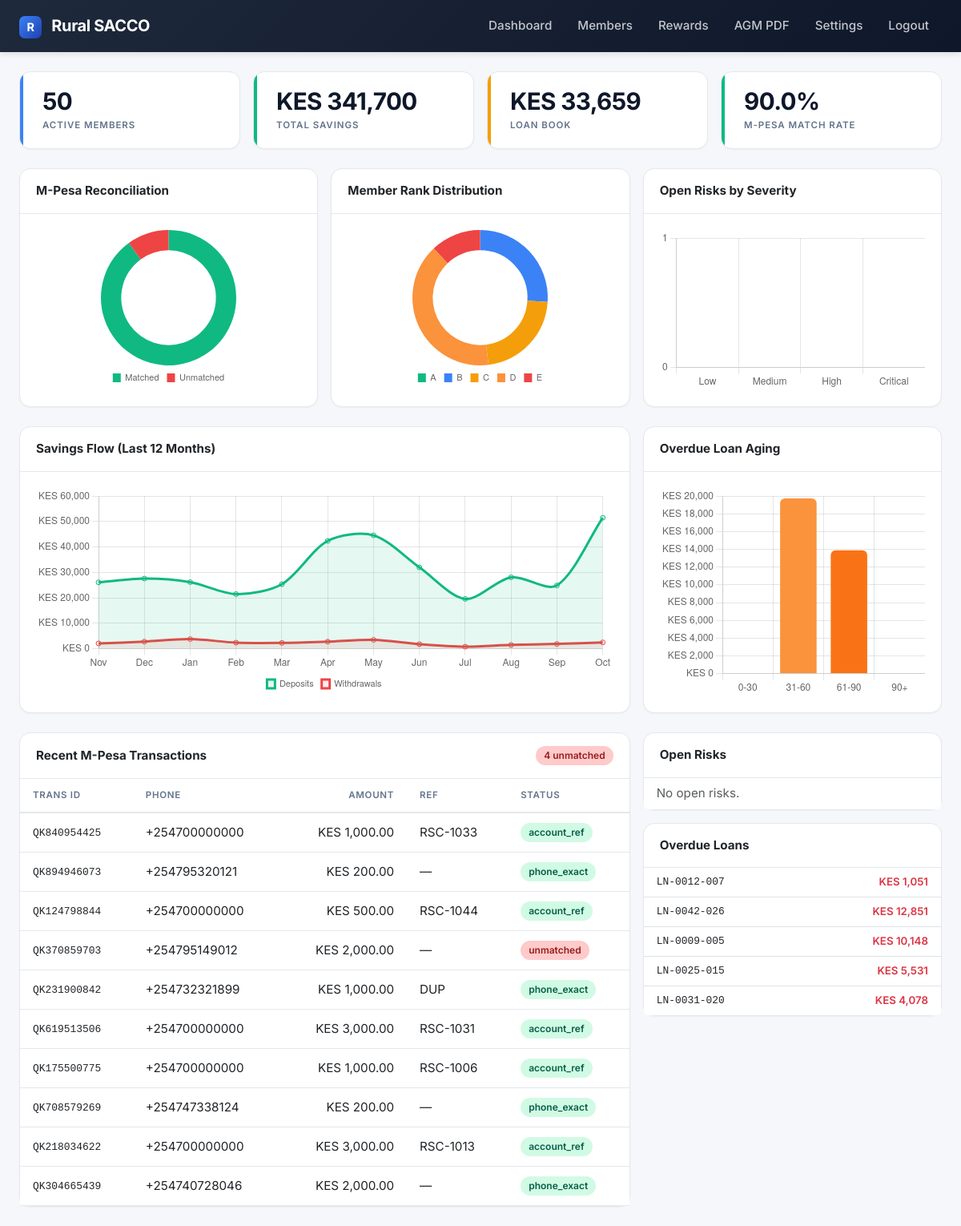
The page / (signed in) on the database its author committed.
### app/models/mpesa.py (models this page shows)
class MpesaTransaction(db.Model):
    __tablename__ = "mpesa_transactions"
    id = db.Column(db.Integer, primary_key=True)
    trans_id = db.Column(db.String(30), unique=True, index=True)
    trans_time = db.Column(db.DateTime)
    amount = db.Column(db.Numeric(12, 2))
    msisdn = db.Column(db.String(20), index=True)
    first_name = db.Column(db.String(50))
    middle_name = db.Column(db.String(50))
    last_name = db.Column(db.String(50))
    account_ref = db.Column(db.String(50), index=True)
    org_account_balance = db.Column(db.Numeric(12, 2))
    raw_json = db.Column(db.Text)
    matched_transaction_id = db.Column(db.Integer, db.ForeignKey("transactions.id"))
    matched_at = db.Column(db.DateTime)
    match_method = db.Column(db.String(30))
    match_confidence = db.Column(db.Float)
    status = db.Column(db.String(20), default="unmatched")
    created_at = db.Column(db.DateTime, default=datetime.utcnow)

### app/models/loan.py (models this page shows)
class Loan(db.Model):
    __tablename__ = "loans"
    id = db.Column(db.Integer, primary_key=True)
    loan_number = db.Column(db.String(30), unique=True, index=True)
    member_id = db.Column(db.Integer, db.ForeignKey("members.id"), nullable=False, index=True)
    principal = db.Column(db.Numeric(12, 2), nullable=False)
    interest_rate = db.Column(db.Float, nullable=False)
    interest_method = db.Column(db.String(20), default="flat")
    term_months = db.Column(db.Integer, nullable=False)
    purpose = db.Column(db.String(200))
    status = db.Column(db.String(20), default="pending")
    disbursement_date = db.Column(db.Date)
    due_date = db.Column(db.Date)
    outstanding_balance = db.Column(db.Numeric(12, 2), default=0)
    approved_by = db.Column(db.String(50))
    created_at = db.Column(db.DateTime, default=datetime.utcnow)

### app/routes/dashboard.py (the view)
@dashboard_bp.route("/")
@login_required
def index():
    total_members = Member.query.filter_by(status="active").count()
    total_savings = float(db.session.query(
        db.func.coalesce(db.func.sum(Member.savings_balance), 0)
    ).scalar() or 0)
    total_loan_book = float(db.session.query(
        db.func.coalesce(db.func.sum(Loan.outstanding_balance), 0)
    ).filter(Loan.status.in_(["active", "disbursed", "overdue"])).scalar() or 0)
    mpesa_total = MpesaTransaction.query.count()
    mpesa_matched = MpesaTransaction.query.filter_by(status="matched").count()
    unmatched_count = mpesa_total - mpesa_matched
    match_rate = (100.0 * mpesa_matched / mpesa_total) if mpesa_total else 0.0
    rank_dist = {r: 0 for r in "ABCDE"}
    for (rank,) in db.session.query(Member.default_rank).filter_by(status="active"):
        if rank in rank_dist:
            rank_dist[rank] += 1
    risk_sev = {"low": 0, "medium": 0, "high": 0, "critical": 0}
    for (sev,) in db.session.query(RiskEvent.severity).filter_by(status="open"):
        if sev in risk_sev:
            risk_sev[sev] += 1
    today = date.today()
    first = today.replace(day=1) - relativedelta(months=11)
    months, cur = [], first
    for _ in range(12):
        months.append(cur)
        cur += relativedelta(months=1)
    keys = [m.strftime("%Y-%m") for m in months]
    month_labels = [m.strftime("%b") for m in months]
    dep = {k: 0.0 for k in keys}
    wd = {k: 0.0 for k in keys}
    for txn in Transaction.query.filter(Transaction.created_at >= first).all():
        key = txn.created_at.strftime("%Y-%m")
        if key not in dep:
            continue
        if txn.type == "deposit":
            dep[key] += float(txn.amount)
        elif txn.type == "withdrawal":
            wd[key] += float(txn.amount)
    aging = {"0-30": 0.0, "31-60": 0.0, "61-90": 0.0, "90+": 0.0}
    active_loans = Loan.query.filter(
        Loan.status.in_(["active", "disbursed", "overdue"]),
        Loan.outstanding_balance > 0, Loan.due_date.isnot(None),
    ).all()
    for l in active_loans:
        days = (today - l.due_date).days
        if days <= 0:
            continue
        amt = float(l.outstanding_balance or 0)
        if days <= 30: aging["0-30"] += amt
        elif days <= 60: aging["31-60"] += amt
        elif days <= 90: aging["61-90"] += amt
        else: aging["90+"] += amt
    recent_mpesa = (MpesaTransaction.query
                    .order_by(MpesaTransaction.created_at.desc()).limit(10).all())
    open_risks = (RiskEvent.query.filter_by(status="open")
                  .order_by(RiskEvent.created_at.desc()).limit(8).all())
    overdue = (Loan.query
               .filter(Loan.status.in_(["active", "disbursed", "overdue"]),
                       Loan.due_date < today, Loan.outstanding_balance > 0)
               .order_by(Loan.due_date.asc()).limit(8).all())
    return render_template(
        "dashboard/index.html",
        total_members=total_members, total_savings=total_savings,
        total_loan_book=total_loan_book, match_rate=match_rate,
        mpesa_matched=mpesa_matched, unmatched_count=unmatched_count,
        rank_dist=rank_dist, risk_sev=risk_sev,
        month_labels=month_labels,
        deposits=[round(dep[k], 2) for k in keys],
        withdrawals=[round(wd[k], 2) for k in keys],
        aging=aging, recent_mpesa=recent_mpesa,
        open_risks=open_risks, overdue=overdue,
    )

### app/services/auth.py (called while the page is built)
def login_required(f):
    @wraps(f)
    def wrapped(*args, **kwargs):
        if not session.get("user_id"):
            flash("Please log in first.", "warning")
            return redirect(url_for("auth.login"))
        return f(*args, **kwargs)
    return wrapped

### app/templates/dashboard/index.html (shortened to what this page needs)
{% extends "base.html" %}
{% block content %}
<div class="row g-3 mb-4">
    <div class="col-md-3"><div class="stat-card">
        <div class="stat-value">{{ total_members }}</div><div class="stat-label">Active Members</div>
    </div></div>
    <div class="col-md-3"><div class="stat-card success">
        <div class="stat-value">KES {{ '{:,.0f}'.format(total_savings) }}</div><div class="stat-label">Total Savings</div>
    </div></div>
    <div class="col-md-3"><div class="stat-card warning">
        <div class="stat-value">KES {{ '{:,.0f}'.format(total_loan_book) }}</div><div class="stat-label">Loan Book</div>
    </div></div>
    <div class="col-md-3"><div class="stat-card {{ 'success' if match_rate >= 90 else 'danger' }}">
        <div class="stat-value">{{ '%.1f'|format(match_rate) }}%</div><div class="stat-label">M-Pesa Match Rate</div>
    </div></div>
</div>
<div class="row g-3 mb-4">
    <div class="col-md-4"><div class="card h-100">
        <div class="card-header"><strong>M-Pesa Reconciliation</strong></div>
        <div class="card-body"><div class="chart-container chart-sm"><canvas id="matchChart"></canvas></div></div>
    </div></div>
    <div class="col-md-4"><div class="card h-100">
        <div class="card-header"><strong>Member Rank Distribution</strong></div>
        <div class="card-body"><div class="chart-container chart-sm"><canvas id="rankChart"></canvas></div></div>
    </div></div>
    <div class="col-md-4"><div class="card h-100">
        <div class="card-header"><strong>Open Risks by Severity</strong></div>
        <div class="card-body"><div class="chart-container chart-sm"><canvas id="riskChart"></canvas></div></div>
    </div></div>
</div>
<div class="row g-3 mb-4">
    <div class="col-lg-8"><div class="card h-100">
        <div class="card-header"><strong>Savings Flow (Last 12 Months)</strong></div>
        <div class="card-body"><div class="chart-container"><canvas id="savingsChart"></canvas></div></div>
    </div></div>
    <div class="col-lg-4"><div class="card h-100">
        <div class="card-header"><strong>Overdue Loan Aging</strong></div>
        <div class="card-body"><div class="chart-container"><canvas id="agingChart"></canvas></div></div>
    </div></div>
</div>
<div class="row g-3">
    <div class="col-lg-8"><div class="card">
        <div class="card-header d-flex justify-content-between align-items-center">
            <strong>Recent M-Pesa Transactions</strong>
            <span class="status-pill {{ 'status-danger' if unmatched_count > 0 else 'status-success' }}">{{ unmatched_count }} unmatched</span>
        </div>
        <div class="table-responsive">
            <table class="table table-hover mb-0">
                <thead><tr><th>Trans ID</th><th>Phone</th><th class="text-end">Amount</th><th>Ref</th><th>Status</th></tr></thead>
                <tbody>
                    {% for m in recent_mpesa %}
                    <tr class="{{ 'row-matched' if m.status=='matched' else 'row-unmatched' }}">
                        <td class="mono">{{ m.trans_id }}</td>
                        <td>{{ m.msisdn }}</td>
                        <td class="text-end">KES {{ '{:,.2f}'.format(m.amount|float) }}</td>
                        <td>{{ m.account_ref or '—' }}</td>
                        <td>
                            {% if m.status=='matched' %}<span class="status-pill status-success">{{ m.match_method or 'matched' }}</span>
                            {% else %}<span class="status-pill status-danger">unmatched</span>{% endif %}
                        </td>
                    </tr>
                    {% else %}
                    <tr><td colspan="5" class="text-center text-muted py-4">No transactions yet.</td></tr>
                    {% endfor %}
                </tbody>
            </table>
        </div>
    </div></div>
    <div class="col-lg-4">
        <div class="card mb-3">
            <div class="card-header"><strong>Open Risks</strong></div>
            <div class="list-group list-group-flush" style="max-height:280px;overflow-y:auto;">
                {% for r in open_risks %}
                <div class="list-group-item px-3 py-2">
                    <span class="status-pill {{ 'status-danger' if r.severity in ('high','critical') else 'status-warning' }} mb-1">{{ r.severity }}</span>
                    <div class="small text-muted">{{ r.risk_type }}</div>
                    <div class="small">{{ r.description[:70] }}{% if r.description|length > 70 %}…{% endif %}</div>
                </div>
                {% else %}
                <div class="list-group-item text-muted">No open risks.</div>
                {% endfor %}
            </div>
        </div>
        <div class="card">
            <div class="card-header"><strong>Overdue Loans</strong></div>
            <div class="list-group list-group-flush">
                {% for loan in overdue %}
                <div class="list-group-item d-flex justify-content-between px-3 py-2">
                    <span class="mono small">{{ loan.loan_number }}</span>
                    <span class="text-danger small fw-semibold">KES {{ '{:,.0f}'.format(loan.outstanding_balance|float) }}</span>
                </div>
                {% else %}
                <div class="list-group-item text-muted small">None overdue.</div>
                {% endfor %}
            </div>
        </div>
    </div>
</div>
{% endblock %}
{% block scripts %}
<script>
const opts = { responsive: true, maintainAspectRatio: false,
    plugins: { legend: { position: 'bottom', labels: { boxWidth: 10, font: { size: 11 } } } } };
new Chart(document.getElementById('matchChart'), {
    type: 'doughnut',
    data: { labels: ['Matched','Unmatched'],
        datasets: [{ data: [{{ mpesa_matched }}, {{ unmatched_count }}],
            backgroundColor: ['#10b981','#ef4444'], borderWidth: 0 }] },
    options: { ...opts, cutout: '70%' }
});
new Chart(document.getElementById('rankChart'), {
    type: 'doughnut',
    data: { labels: ['A','B','C','D','E'],
        datasets: [{ data: [{{ rank_dist.A }},{{ rank_dist.B }},{{ rank_dist.C }},{{ rank_dist.D }},{{ rank_dist.E }}],
            backgroundColor: ['#10b981','#3b82f6','#f59e0b','#fb923c','#ef4444'], borderWidth: 0 }] },
    options: { ...opts, cutout: '70%' }
});
new Chart(document.getElementById('riskChart'), {
    type: 'bar',
    data: { labels: ['Low','Medium','High','Critical'],
        datasets: [{ data: [{{ risk_sev.low }},{{ risk_sev.medium }},{{ risk_sev.high }},{{ risk_sev.critical }}],
            backgroundColor: ['#94a3b8','#f59e0b','#fb923c','#ef4444'], borderRadius: 6 }] },
    options: { ...opts, plugins: { legend: { display: false } }, scales: { y: { beginAtZero: true, ticks: { stepSize: 1 } } } }
});
new Chart(document.getElementById('savingsChart'), {
    type: 'line',
    data: { labels: {{ month_labels|tojson }},
        datasets: [
            { label: 'Deposits', data: {{ deposits|tojson }}, borderColor: '#10b981',
              backgroundColor: 'rgba(16,185,129,0.1)', tension: 0.3, fill: true },
            { label: 'Withdrawals', data: {{ withdrawals|tojson }}, borderColor: '#ef4444',
              backgroundColor: 'rgba(239,68,68,0.1)', tension: 0.3, fill: true }
        ] },
    options: { ...opts, scales: { y: { beginAtZero: true, ticks: { callback: v => 'KES ' + v.toLocaleString() } } } }
});
new Chart(document.getElementById('agingChart'), {
    type: 'bar',
    data: { labels: ['0-30','31-60','61-90','90+'],
        datasets: [{ data: [{{ aging['0-30'] }},{{ aging['31-60'] }},{{ aging['61-90'] }},{{ aging['90+'] }}],
            backgroundColor: ['#fbbf24','#fb923c','#f97316','#ef4444'], borderRadius: 6 }] },
    options: { ...opts, plugins: { legend: { display: false } }, scales: { y: { beginAtZero: true, ticks: { callback: v => 'KES ' + v.toLocaleString() } } } }
});
</script>
{% endblock %}

### app/static/css/app.css (style rules this page uses)
:root { --bg: #f5f7fb; --surface: #ffffff; --text: #0f172a; --muted: #64748b; --border: #e5e7eb; --primary: #3b82f6; --success: #10b981; --warning: #f59e0b; --danger: #ef4444; --radius: 14px; --shadow-sm: 0 1px 2px rgba(15,23,42,0.04); --shadow: 0 4px 12px rgba(15,23,42,0.06); }
body { background: var(--bg); font-family: 'Inter', -apple-system, sans-serif; color: var(--text); font-size: 0.95rem; }
.card { border: 1px solid var(--border); border-radius: var(--radius); box-shadow: var(--shadow-sm); background: var(--surface); }
.card-header { background: transparent; border-bottom: 1px solid var(--border); padding: 1rem 1.25rem; font-size: 0.95rem; }
.card-body { padding: 1.25rem; }
.stat-card { position: relative; background: var(--surface); border: 1px solid var(--border); border-radius: var(--radius); box-shadow: var(--shadow-sm); padding: 1.25rem 1.5rem 1.25rem 1.75rem; overflow: hidden; transition: transform 0.15s, box-shadow 0.15s; height: 100%; }
.stat-card::before { content: ''; position: absolute; top: 0; left: 0; width: 4px; height: 100%; background: var(--primary); }
.stat-card.success::before { background: var(--success); }
.stat-card.warning::before { background: var(--warning); }
.stat-card .stat-value { font-size: 1.85rem; font-weight: 700; letter-spacing: -0.02em; line-height: 1.1; margin-bottom: 0.35rem; }
.stat-card .stat-label { font-size: 0.72rem; text-transform: uppercase; letter-spacing: 0.08em; color: var(--muted); font-weight: 600; }
.status-pill { display: inline-flex; align-items: center; padding: 3px 10px; border-radius: 999px; font-size: 0.75rem; font-weight: 600; }
.status-success { background: #d1fae5; color: #065f46; }
.status-danger { background: #fecaca; color: #991b1b; }
.table thead th { font-size: 0.72rem; text-transform: uppercase; letter-spacing: 0.06em; font-weight: 600; color: var(--muted); border-bottom: 2px solid var(--border) !important; padding: 0.75rem 1rem; }
.table tbody td { padding: 0.75rem 1rem; vertical-align: middle; border-color: var(--border); }
.row-matched { background: rgba(16,185,129,0.05) !important; }
.row-unmatched { background: rgba(239,68,68,0.05) !important; }
.chart-container { position: relative; height: 260px; width: 100%; }
.chart-sm { height: 200px; }
.mono { font-family: 'JetBrains Mono', Consolas, monospace; font-size: 0.85em; }

### rows shown on the page
MpesaTransaction: trans_id "QK840954425", msisdn "+254700000000", amount "1,000.00", account_ref "RSC-1033", match_method "account_ref"
MpesaTransaction: trans_id "QK894946073", msisdn "+254795320121", amount "200.00", account_ref "—", match_method "phone_exact"
MpesaTransaction: trans_id "QK124798844", msisdn "+254700000000", amount "500.00", account_ref "RSC-1044", match_method "account_ref"
MpesaTransaction: trans_id "QK370859703", msisdn "+254795149012", amount "2,000.00", account_ref "—", status "unmatched"
MpesaTransaction: trans_id "QK231900842", msisdn "+254732321899", amount "1,000.00", account_ref "DUP", match_method "phone_exact"
MpesaTransaction: trans_id "QK619513506", msisdn "+254700000000", amount "3,000.00", account_ref "RSC-1031", match_method "account_ref"
MpesaTransaction: trans_id "QK175500775", msisdn "+254700000000", amount "1,000.00", account_ref "RSC-1006", match_method "account_ref"
MpesaTransaction: trans_id "QK708579269", msisdn "+254747338124", amount "200.00", account_ref "—", match_method "phone_exact"
MpesaTransaction: trans_id "QK218034622", msisdn "+254700000000", amount "3,000.00", account_ref "RSC-1013", match_method "account_ref"
MpesaTransaction: trans_id "QK304665439", msisdn "+254740728046", amount "2,000.00", account_ref "—", match_method "phone_exact"
Loan: loan_number "LN-0012-007", outstanding_balance "1,051"
Loan: loan_number "LN-0042-026", outstanding_balance "12,851"
Loan: loan_number "LN-0009-005", outstanding_balance "10,148"
Loan: loan_number "LN-0025-015", outstanding_balance "5,531"
Loan: loan_number "LN-0031-020", outstanding_balance "4,078"

### other values the page prints
{{ total_members }} "50"
{{ '{:,.0f}'.format(total_savings) }} "341,700"
{{ '{:,.0f}'.format(total_loan_book) }} "33,659"
{{ '%.1f'|format(match_rate) }} "90.0"
{{ unmatched_count }} "4"
chart data {{ mpesa_matched }} 36
chart data {{ unmatched_count }} 4
chart data {{ rank_dist.A }} 0
chart data {{ rank_dist.B }} 13
